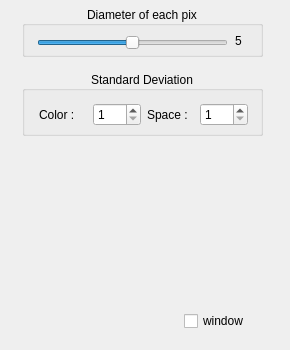
<?xml version="1.0" encoding="UTF-8"?>
<ui version="4.0">
 <class>BilateralFilter</class>
 <widget class="QWidget" name="BilateralFilter">
  <property name="geometry">
   <rect>
    <x>0</x>
    <y>0</y>
    <width>290</width>
    <height>350</height>
   </rect>
  </property>
  <property name="windowTitle">
   <string>Form</string>
  </property>
  <widget class="QGroupBox" name="groupBox_10">
   <property name="geometry">
    <rect>
     <x>22</x>
     <y>6</y>
     <width>241</width>
     <height>51</height>
    </rect>
   </property>
   <property name="title">
    <string>Diameter of each pix</string>
   </property>
   <property name="alignment">
    <set>Qt::AlignCenter</set>
   </property>
   <property name="checkable">
    <bool>false</bool>
   </property>
   <widget class="QSlider" name="diameter">
    <property name="geometry">
     <rect>
      <x>15</x>
      <y>29</y>
      <width>191</width>
      <height>16</height>
     </rect>
    </property>
    <property name="maximum">
     <number>10</number>
    </property>
    <property name="pageStep">
     <number>2</number>
    </property>
    <property name="value">
     <number>5</number>
    </property>
    <property name="orientation">
     <enum>Qt::Horizontal</enum>
    </property>
   </widget>
   <widget class="QLabel" name="label">
    <property name="geometry">
     <rect>
      <x>213</x>
      <y>25</y>
      <width>16</width>
      <height>20</height>
     </rect>
    </property>
    <property name="text">
     <string>5</string>
    </property>
   </widget>
  </widget>
  <widget class="QGroupBox" name="groupBox_9">
   <property name="geometry">
    <rect>
     <x>22</x>
     <y>71</y>
     <width>241</width>
     <height>65</height>
    </rect>
   </property>
   <property name="title">
    <string>Standard Deviation</string>
   </property>
   <property name="alignment">
    <set>Qt::AlignCenter</set>
   </property>
   <property name="checkable">
    <bool>false</bool>
   </property>
   <widget class="QWidget" name="layoutWidget">
    <property name="geometry">
     <rect>
      <x>17</x>
      <y>28</y>
      <width>209</width>
      <height>31</height>
     </rect>
    </property>
    <layout class="QGridLayout" name="gridLayout_15">
     <item row="0" column="0">
      <widget class="QLabel" name="label_14">
       <property name="font">
        <font>
         <pointsize>9</pointsize>
        </font>
       </property>
       <property name="text">
        <string>Color :</string>
       </property>
      </widget>
     </item>
     <item row="0" column="1">
      <widget class="QSpinBox" name="bi_spinColor">
       <property name="font">
        <font>
         <family>Ubuntu</family>
        </font>
       </property>
       <property name="minimum">
        <number>1</number>
       </property>
       <property name="maximum">
        <number>255</number>
       </property>
      </widget>
     </item>
     <item row="0" column="2">
      <widget class="QLabel" name="label_15">
       <property name="font">
        <font>
         <pointsize>9</pointsize>
        </font>
       </property>
       <property name="text">
        <string>Space :</string>
       </property>
      </widget>
     </item>
     <item row="0" column="3">
      <widget class="QSpinBox" name="bi_spinSpace">
       <property name="minimum">
        <number>1</number>
       </property>
       <property name="maximum">
        <number>255</number>
       </property>
      </widget>
     </item>
    </layout>
   </widget>
  </widget>
  <widget class="QCheckBox" name="window">
   <property name="geometry">
    <rect>
     <x>184</x>
     <y>310</y>
     <width>81</width>
     <height>22</height>
    </rect>
   </property>
   <property name="text">
    <string>window</string>
   </property>
  </widget>
 </widget>
 <resources/>
 <connections>
  <connection>
   <sender>diameter</sender>
   <signal>valueChanged(int)</signal>
   <receiver>label</receiver>
   <slot>setNum(int)</slot>
   <hints>
    <hint type="sourcelabel">
     <x>133</x>
     <y>48</y>
    </hint>
    <hint type="destinationlabel">
     <x>239</x>
     <y>42</y>
    </hint>
   </hints>
  </connection>
 </connections>
</ui>
